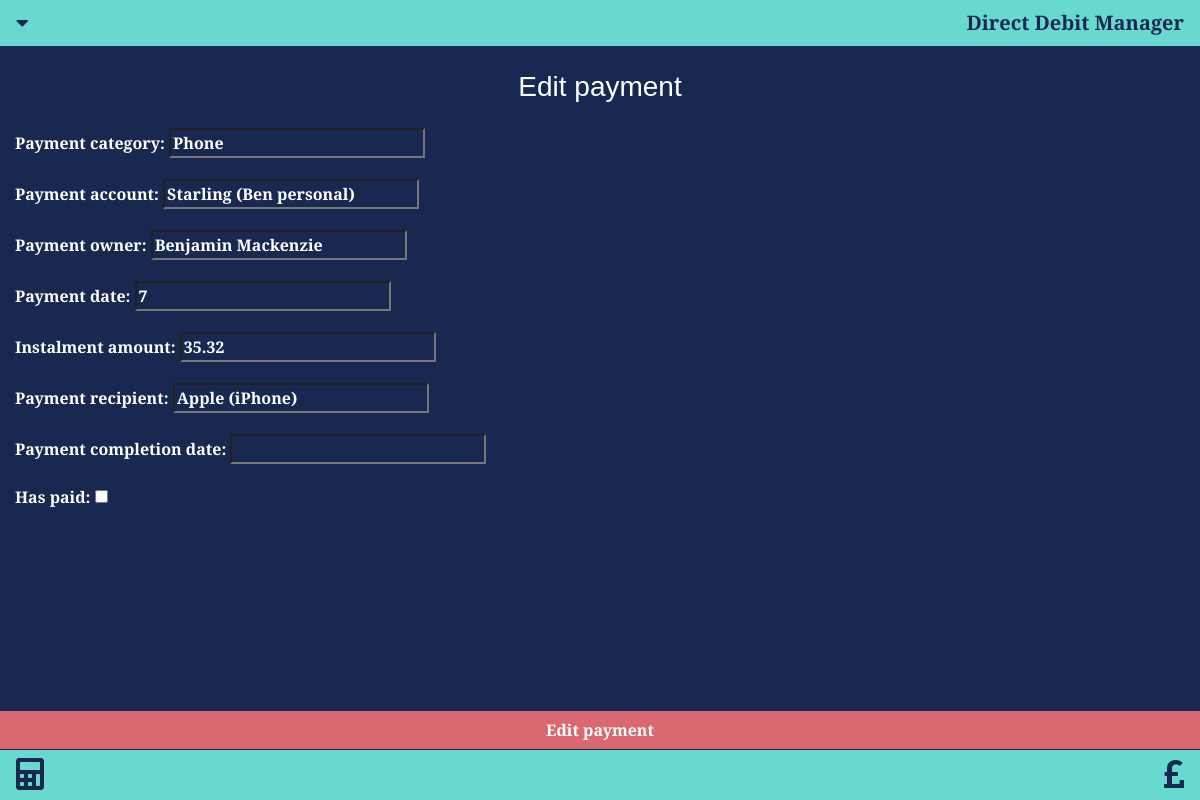
/edit_payment/6, run on the app's committed database.
### monthly_budget/models.py (models this page shows, shortened)
class Payment(models.Model):
    payment_category = models.CharField(max_length=50, null=False, blank=False)
    payment_account = models.CharField(max_length=50, null=False, blank=False, default="Starling (Joint)")
    payment_owner = models.CharField(max_length=50, null=False, blank=False, default="Household")
    payment_date = models.IntegerField(null=False, blank=False)
    instalment_amount = models.DecimalField(max_digits=6, decimal_places=2, blank=False)
    payment_recipient = models.CharField(max_length=50, null=False, blank=False)
    has_paid = models.BooleanField(null=False, blank=False, default=False)
    payment_completion_date = models.DateField(null=True, blank=True)

### monthly_budget/views.py (the view)
# urls.py: path('edit_payment/<payment_id>', views.edit_payment, name='edit_payment'),
def edit_payment(request, payment_id):
    paymentItem = get_object_or_404(Payment, id=payment_id)
    if request.method == 'POST':
        paymentForm = PaymentForm(request.POST, instance=paymentItem)
        if paymentForm.is_valid():
            paymentForm.save()
            return redirect('get_monthly_budget_list')
    editPaymentForm = PaymentForm(instance=paymentItem)
    payments = Payment.objects.all().order_by('payment_date')
    incomes = Income.objects.all()
    balances = Balance.objects.all()
    sumOfPayments = payments.aggregate(Sum('instalment_amount'))['instalment_amount__sum']
    sumOfIncome = incomes.aggregate(Sum('income_amount'))['income_amount__sum']
    remainingMonthlyPaymentsTotal = payments.filter(has_paid=False).aggregate(Sum('instalment_amount'))['instalment_amount__sum']
    remainingMonthlyPaymentsJoint = payments.filter(has_paid=False, payment_account='Starling (Joint)').aggregate(Sum('instalment_amount'))['instalment_amount__sum']
    remainingMonthlyPaymentsBen = payments.filter(has_paid=False, payment_account='Starling (Ben personal)').aggregate(Sum('instalment_amount'))['instalment_amount__sum']
    differenceBetweenIncomeAndPayments = sumOfIncome - sumOfPayments
    jointAccountBalance = balances.aggregate(Sum('joint_account_balance'))['joint_account_balance__sum']
    personalAccountBalance = balances.aggregate(Sum('personal_account_balance'))['personal_account_balance__sum']
    jointAccountRequirement = jointAccountBalance - remainingMonthlyPaymentsJoint
    personalAccountRequirement = personalAccountBalance - remainingMonthlyPaymentsBen
    context = {
        'payments': payments,
        'balances': balances,
        'incomes': incomes,
        'sumOfPayments': sumOfPayments,
        'sumOfIncome': sumOfIncome,
        'personalAccountRequirement': personalAccountRequirement,
        'jointAccountRequirement': jointAccountRequirement,
        'differenceBetweenIncomeAndPayments': differenceBetweenIncomeAndPayments,
        'remainingMonthlyPaymentsTotal': remainingMonthlyPaymentsTotal,
        'remainingMonthlyPaymentsJoint': remainingMonthlyPaymentsJoint,
        'remainingMonthlyPaymentsBen': remainingMonthlyPaymentsBen,
        'editPaymentForm': editPaymentForm
    }
    return render(request, 'monthly_budget/edit_payment.html', context)

### monthly_budget/forms.py
class PaymentForm(forms.ModelForm):
    class Meta:
        model = Payment
        fields = ['payment_category',
                  'payment_account',
                  'payment_owner',
                  'payment_date',
                  'instalment_amount',
                  'payment_recipient',
                  'payment_completion_date',
                  'has_paid']

### monthly_budget/templates/monthly_budget/edit_payment.html (shortened to what this page needs)
{% extends "base.html" %}
{% block content %}
<h3 class="m-4" style="text-align: center;">Edit payment</h3>
<form method="POST">
    {{ editPaymentForm.as_p }}
    <div class="">
        <p>
            <button class="btn button-colour positioning fixed-bottom rounded-0" style="margin-bottom: 51px;" type="submit"><strong class="button-colour positioning">Edit payment</strong></button>
        </p>
    </div>
</form>
{% endblock %}

### monthly_budget/static/monthly_budget/style.css (style rules this page uses)
html { margin: 0; overscroll-behavior: none; }
* { background-color: #192851; color: white; font-family: 'Alegreya Sans', sans-serif; font-weight: bolder; }
.positioning { display: flex; justify-content: center; align-content: center; width: 100%; }
.button-colour { background-color: #D96871 !important; }

### data on the page
Payment: payment_category "Phone", payment_account "Starling (Ben personal)", payment_owner "Benjamin Mackenzie", payment_date "7", instalment_amount "35.32", payment_recipient "Apple (iPhone)"
